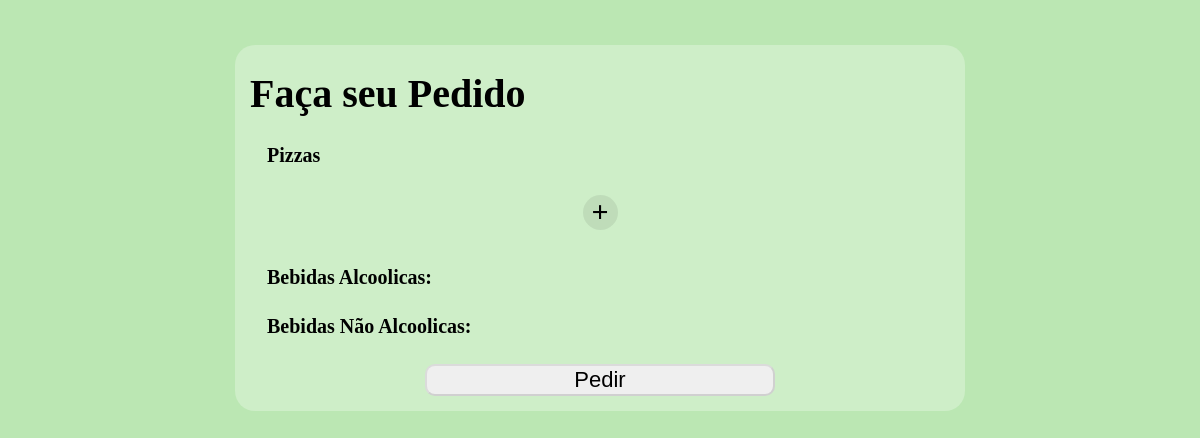
Page /pedido on the earlier database version.
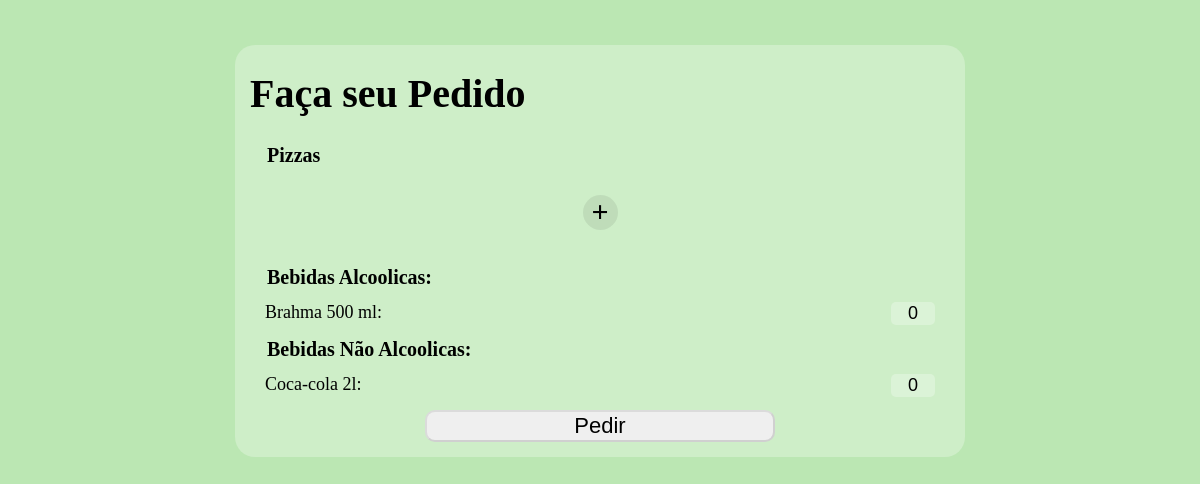
Same page on the later database version.
### tables this page shows
CREATE TABLE Bebida (
    id_beb      INTEGER PRIMARY KEY,
    nome        TEXT NOT NULL,
    alcoolica   BOOLEAN NOT NULL,
    descricao   TEXT NOT NULL,
    volume      TEXT NOT NULL,
    preco       REAL NOT NULL
);

### main.py (the view)
@app.route('/pedido', methods=["GET", "POST"])
def pedido(id=1):
    if request.method == 'POST':
        print(request.form)
    sabores = Sabor().get_all()
    tam = Tamanho().get_all()
    bebidas = Bebida().get_all()
    bordas = Borda().get_all()
    return render_template('pedido.html', piz_nome=piz_nome, tam=tam, sabores=sabores, bordas=bordas, bebidas=bebidas)

### models/Bebida.py (called while the page is built)
    def get_all(self):
        query = """
        SELECT * FROM Bebida
        """
        self.execute(query)
        return self.cur.fetchall()

### models/Pizza.py (called while the page is built)
    def get_all(self):
        query = """
        SELECT * FROM Sabor
        """
        self.execute(query)
        return self.cur.fetchall()

    def get_all(self):
        query = """
        SELECT * FROM Borda
        """
        self.execute(query)
        return self.cur.fetchall()

    def get_all(self):
        query = """
        SELECT * FROM Tamanho
        """
        self.execute(query)
        return self.cur.fetchall()

### models/__init__.py (called while the page is built)
    def execute(self, *new_data):
        self.cur.execute(*new_data)

    def __del__(self):
        self.cur.close()
        self.connection.close()

### templates/pedido.html (shortened to what this page needs)
<!DOCTYPE html>
<html>
  <head>
  </head>
  <body>
    <div class="all">
      <h1>Faça seu Pedido</h1>
      <form action="{{url_for('pedido')}}" method="post">
          <fieldset id="pizzas">
            <legend>Pizzas</legend>
            <div id="plus">+</div>
          </fieldset>
          <br/>
          <fieldset>
              <legend>Bebidas Alcoolicas:</legend>
              {% for bebida in bebidas if bebida[2] %}
              <div class="bebida">
                <label class="beb" for="beb_{{bebida[0]}}" >{{bebida[1]}} {{bebida[4]}}:</label>
                <input class="beb" type="number" name="beb_{{bebida[0]}}" alt="{{bebida[3]}}" id="beb_{{bebida[0]}}" value=0 min=0 required>
              </div>
              {% endfor %}
          </fieldset>
          <fieldset>
              <legend>Bebidas Não Alcoolicas:</legend>
              {% for bebida in bebidas if not bebida[2]%}
              <div class="bebida">
                <label class="beb" for="beb_{{bebida[0]}}" >{{bebida[1]}} {{bebida[4]}}:</label>
                <input class="beb" type="number" name="beb_{{bebida[0]}}" alt="{{bebida[3]}}" id="beb_{{bebida[0]}}" value=0 min=0 required>
              </div>
              {% endfor %}
          </fieldset>
          <button type="submit">Pedir</button>
      </form>
    </div>
  </body>
</html>

### templates/pedido.html (style rules this page uses)
body { align-items: center; display: block; background-color: #8bd67d94; font-size: 20px; }
h1 { margin-top: 10px; }
form { display: grid; }
.beb { font-size: 0.9em; }
label.beb { width: 150px; box-sizing: border-box; display: inline-block; }
input.beb { width: 40px; border: None; background-color: #ffffff45; border-radius: 5px; border-color: #8bd67d79; text-align: end; }
fieldset { border: None; padding: 13px; }
legend { font-weight: bolder; }
div.all { width: 700px; align-content: center; margin: auto; margin-top: 45px; background-color: #ffffff45; padding: 15px; border-radius: 20px; }
#plus { margin: auto; display: block; text-align: center; background-color: #00000013; font-size: 30px; font-weight: bolder; vertical-align: middle; width: 35px; height: 35px; border-radius: 100%; margin-top: 15px; user-select: none; cursor: pointer; }
div.bebida { justify-content: space-between; display: flex; }
button { width: 50%; font-size: 1.1em; text-align: center; margin: auto; border-radius: 10px; border-color: #00000021; cursor: pointer; }

Differences in the rows shown:
added Bebida: nome "Brahma", volume "500 ml", shown under "Bebidas Alcoolicas:"
added Bebida: nome "Coca-cola", volume "2l", shown under "Bebidas Não Alcoolicas:"
